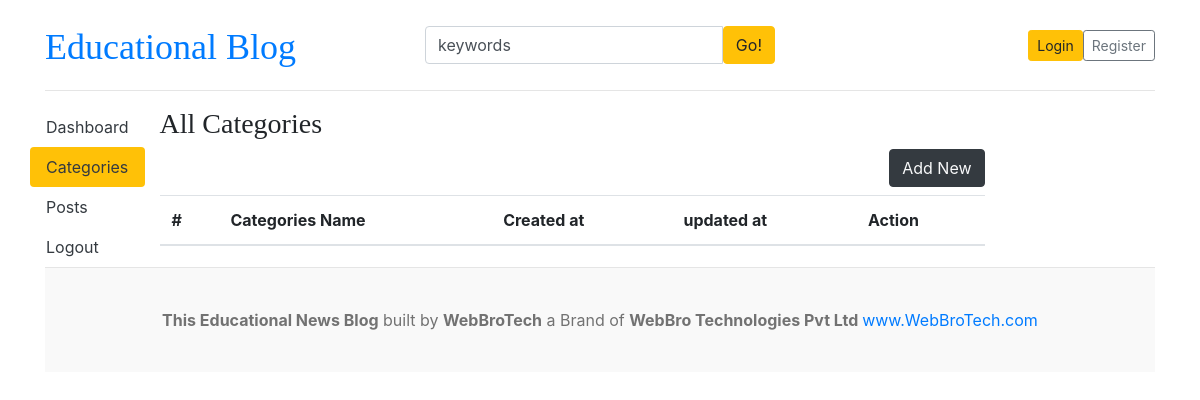
Page /dashboard/categories/ on the earlier database version.
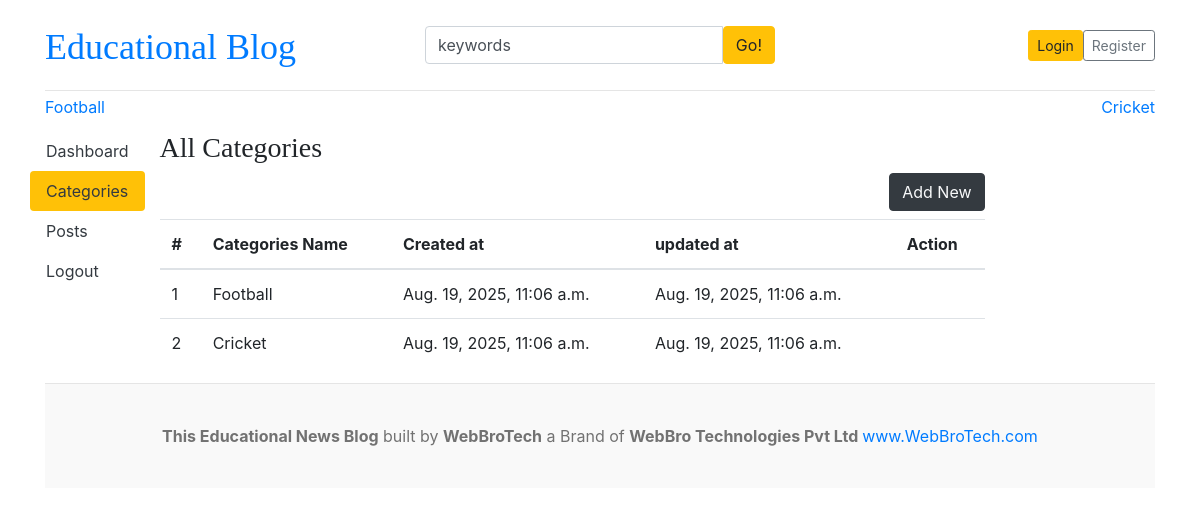
Same page on the later database version.
### blogs/models.py (models this page shows)
class Category(models.Model):
    category_name = models.CharField(max_length=50, unique=True)
    created_at = models.DateTimeField(auto_now_add=True)
    updated_at = models.DateTimeField(auto_now=True)
    class Meta:
        verbose_name_plural = 'Categories'
    def __str__(self):
        return self.category_name

### dashboards/views.py (the view)
# urls.py: path('categories/', views.categories, name='categories'),
def categories(request):
    return render(request, 'dashboard/categories.html')

### blogs/context_processors.py (called while the page is built)
def get_categories(request):
    categories = Category.objects.all()
    return dict(categories=categories)

def get_social_links(request):
    social_links = SocialLinks.objects.all()
    return dict(social_links=social_links)

### templates/dashboard/categories.html (shortened to what this page needs)
{% extends 'base.html'%}
{% block content %}
<div class="row">
    {% include 'dashboard/sidebar.html' %}
    <div class="col-md-9">
      <h3>All Categories</h3>
      <a href="{% url 'add_category'%}" class="btn btn-dark text-light float-right mb-2"> Add New</a>
      <table class="table table-hover">
        <thead>
          <tr>
            <th>#</th>
            <th>Categories Name</th>
            <th>Created at</th>
            <th>updated at</th>
            <th>Action </th>
          </tr>
        </thead>
        <tbody>
        {% for cat in categories %}
          <tr>
            <td>{{forloop.counter}}</td>
            <td>{{ cat }}</td>
            <td>{{ cat.created_at }}</td>
            <td>{{ cat.updated_at }}</td>
            <td>
            </td>
        </tr>
        {% endfor %}
        </tbody>
      </table>
    </div>
  </div>
{% endblock %}

### templates/base.html (shortened to what this page needs)
{% load static %}
<!DOCTYPE html>
<html lang="en">
<head>
    <link href="https://getbootstrap.com/docs/4.0/dist/css/bootstrap.min.css" rel="stylesheet">
    <link href="{% static 'css/blog.css' %}" rel="stylesheet">
    <link rel="stylesheet" href="https://cdnjs.cloudflare.com/ajax/libs/font-awesome/4.7.0/css/font-awesome.min.css">
  </head>
<body>
    <div class="container">
      <header class="blog-header py-3">
        <div class="row flex-nowrap justify-content-between align-items-center">
          <div class="col-4 pt-1">
            <a class="blog-header-logo text-Blue font-size-h2" href="/">Educational Blog</a>
          </div>
          <div class="col-4">
            <form action=" {% url 'search'%}" method="GET">
              <div class="input-group">
                <input class="form-control" type="text" value="keywords" name="keyword" placeholder="Enter search term..." aria-label="Enter search term..." aria-describedby="button-search" />
                <button type = "submit" class="btn btn-warning" id="button-search" type="button">Go!</button>
            </div>
            </form>
          </div>
          <div class="col-4 d-flex justify-content-end align-items-center">
            {% if not user.is_authenticated %}
            <a class="btn btn-sm btn-warning" href="{% url 'login' %}">Login</a>
            <a class="btn btn-sm btn-outline-secondary" href="{% url 'register' %}">Register</a>
            {% else %}
            <span><a href="{% url 'dashboard' %}">Dashboard</a> </span>
            &nbsp; &nbsp;
            <span><a href="{% url 'logout' %}">Logout</a></span>
            {% endif %}
          </div>
        </div>
      </header>
      <div class="nav-scroller py-1 mb-2">
        <nav class="nav d-flex justify-content-between">
          {% for cat in categories %}
          <a class= text-font-weight-bold class="p-2 text-muted" href="{% url 'posts_by_category' cat.id %}">{{cat.category_name}}</a>
          {% endfor %}
        </nav>
      </div>
{% block content %}
{% endblock %}
<footer class="blog-footer">
    <p class="text-center"><b>This Educational News Blog</b> built by <b>WebBroTech</b> a Brand of <b>WebBro Technologies Pvt Ltd </b><a href="https://www.youtube.com/@WebBroTech">www.WebBroTech.com</a></p>
  </footer>
  </body>
  </html>

Differences in the rows shown:
added Category: category_name "Football", created_at "Aug. 19, 2025, 11:06 a.m.", updated_at "Aug. 19, 2025, 11:06 a.m."
added Category: category_name "Cricket", created_at "Aug. 19, 2025, 11:06 a.m.", updated_at "Aug. 19, 2025, 11:06 a.m."
